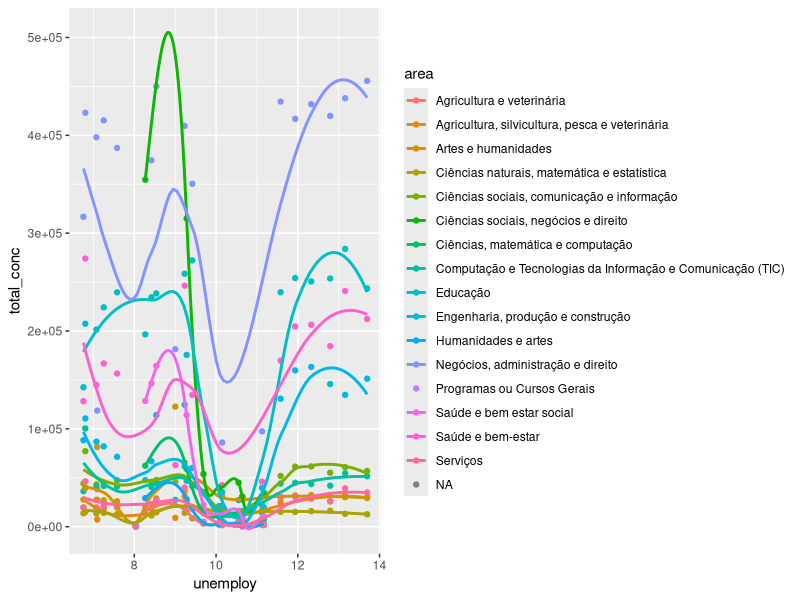

Recreate this plot in R.
library( tidyverse )
library( broom )

brazil_ed <- read_csv("brazil_ed_recoded.csv")
alt_1996 <- read_csv("brazil_1996_alt.csv")
brazil_edprop <- read_csv("brazil_ed_proportions.csv")
brazil_all <- read_csv("brazil_all.csv")

#let's make an inverse variable for unemployment

brazil_all = brazil_all %>% 
  mutate(employ = 100-unemploy)


M_loess <- loess(total_conc ~ employ + gdp, data = brazil_all, span = 0.2)

#fix the below code 

ggplot(brazil_all, aes(unemploy, total_conc, group = area, color = area))+
  geom_point()+
  geom_smooth(method = "loess", span = 0.5, se = FALSE)

#what's the r squared for M_loess
summary(M_loess)$r.squared
